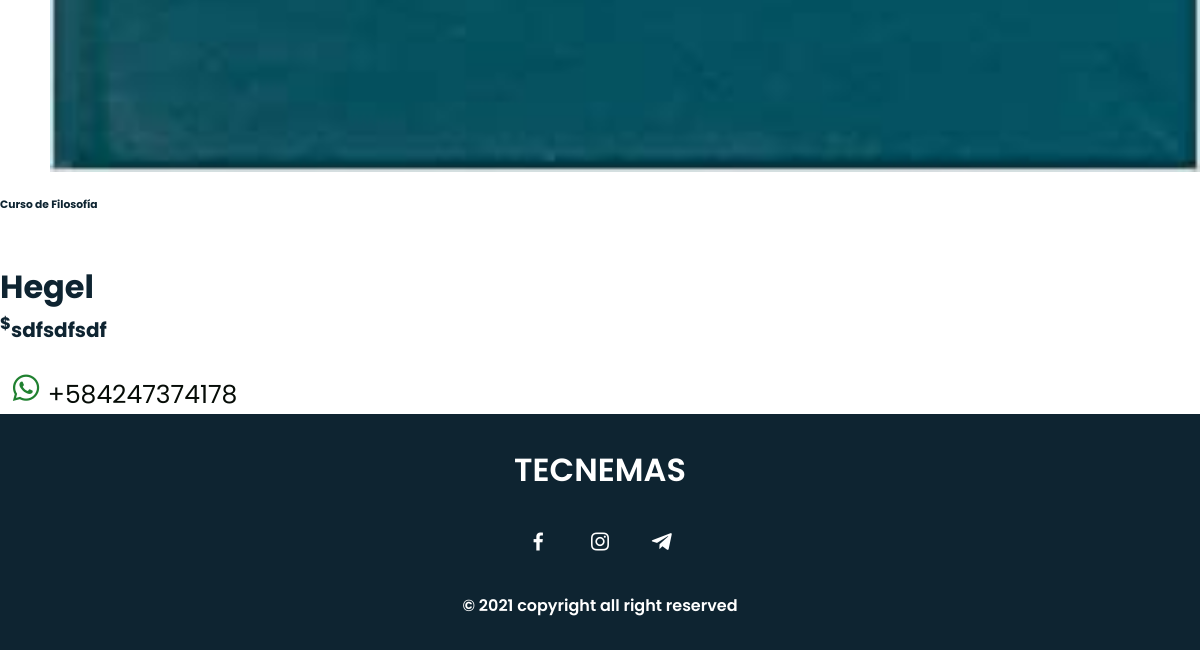
Page /detalle/3 (lower part) on the earlier database version.
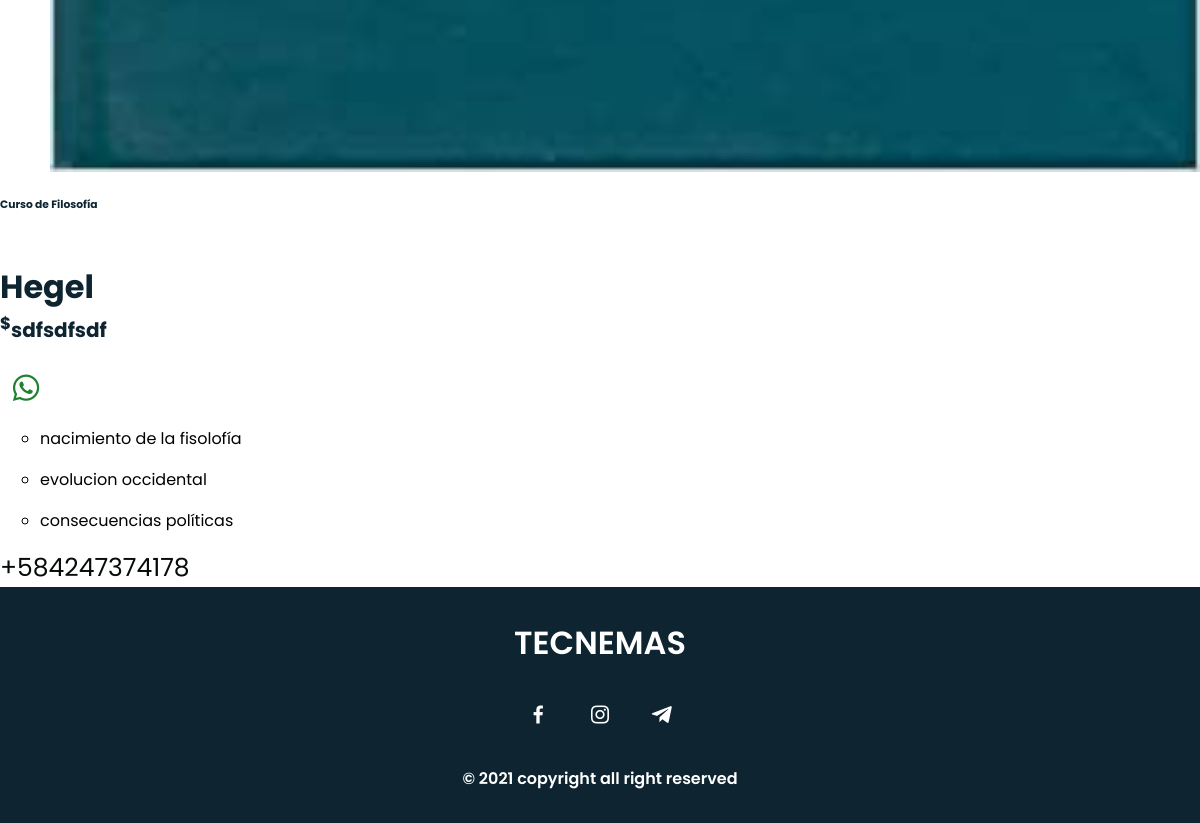
Same page on the later database version.
### website/models.py (models this page shows, shortened)
class Post(models.Model):
    titulo = models.CharField(max_length=100,blank=False)
    autor = models.CharField(max_length=100,blank=False)
    contenido = models.TextField(max_length=500,blank=False)
    img = models.FileField(blank=True, null=True)

class PostList(models.Model):
    post = models.ForeignKey(Post, default=None, on_delete=models.CASCADE)
    lista = models.CharField(max_length=100,blank=False)

### website/views.py (the view)
# urls.py: path('detalle/<str:pk>', views.publicacion,name='detalle'),
def publicacion(request, pk):
    prod = Post.objects.get(id=pk)
    post = get_object_or_404(Post, id=pk)
    lista = PostList.objects.filter(post=post)
    return render(request, 'detalle.html', {'prod':prod, 'post':post, 'lista': lista })

### website/templates/detalle.html (shortened to what this page needs)
{% extends 'base.html' %}
{% load static %}
{% block content %}
    <main>
        <div class="container-fluid">
            <div class="row no-gutters">
                <div class="col-xl-7">
                    <div class="content-watch">
                        <div class="row no-gutters" style="margin-left: 50px;">
                            <div class="col-xl-9 preview">
                                <img src="{{prod.img.url}}" alt="" class="img-fluid" id="preview" width="550" alt="">
                            </div>
                        </div>
                    </div>
                </div>
                <div class="col-xl-5">
                    <div class="parameter">
                        <h6>{{prod.titulo}}</h6> <br>
                        <h1 class="display-2" style="font-size: 2.0rem">{{prod.autor}}</h1>
                        <div class="price">
                            <h2><span><sup>$</sup></span>{{prod.contenido}}</h2>
                        </div>
                        <div class="cart">
                            <div class="row no-gutters">
                                <p><br>
                                    <span id="more">&nbsp;
                                        <a href="https://wa.me/584247374178">
                                            <i class='bx bxl-whatsapp' style="font-size: 35px; color: rgb(32, 129, 48);"></i>
                                        </a>
                                    </span>
                                    {% for d in lista %}
                                    <ol style="list-style-type: circle; color: black;">
                                        <li>{{d.lista}}</li>
                                    </ol>
                                    {% endfor %}
                                    <span id="amore" style="font-size: 25px; color: rgb(6, 12, 7);" >+584247374178</span>
                                </p>
                            </div>
                        </div>
                    </div>
                </div>
            </div>
        </div>
    </main>
    {% endblock %}

### website/templates/base.html (shortened to what this page needs)
{% load static %}
<!DOCTYPE html>
<html lang="en">
    <head>
        <link rel="stylesheet" href="{% static 'website/css/styles.css' %}">
        <link rel="stylesheet" href="{% static 'website/css/owl.carousel.css' %}">
        <link rel="stylesheet" href="{% static 'website/css/owl.theme.default.css' %}">
        <link href='https://cdn.jsdelivr.net/npm/boxicons@2.0.5/css/boxicons.min.css' rel='stylesheet'>
    </head>
    <body>
{% block content %}
 {% endblock %}
<footer class="footer">
    <p class="footer__title">TECNEMAS</p>
    <div class="footer__social">
        <a href="https://www.facebook.com/fernando.otaloraluna.1" class="footer__icon">
            <i class='bx bxl-facebook' ></i>
        </a>
        <a href="https://www.instagram.com/otaloraluna/" class="footer__icon">
            <i class='bx bxl-instagram' ></i>
        </a>
        <a href="tel:+18045499175" class="footer__icon"><i class='bx bxl-telegram' ></i></a>
    </div>
    <p>&#169; 2021 copyright all right reserved</p>
</footer>
</body>
</html>

### fotalora_project/static/website/css/styles.css (style rules this page uses)
:root { --header-height: 3rem; --font-semi: 600; }
:root { --first-color: #4070F4; --second-color: #0E2431; }
:root { --body-font: 'Poppins', sans-serif; --big-font-size: 2rem; --h2-font-size: 1.25rem; --normal-font-size: 0.938rem; }
@media screen and (min-width: 768px) { :root { --big-font-size: 3.5rem; --h2-font-size: 2rem; --normal-font-size: 1rem; } }
:root { --mb-1: 0.5rem; --mb-2: 1rem; --mb-3: 1.5rem; --mb-4: 2rem; --mb-5: 2.5rem; --mb-6: 3rem; }
:root { --z-back: -10; --z-normal: 1; --z-tooltip: 10; --z-fixed: 100; }
*,::before,::after { box-sizing: border-box; }
html { scroll-behavior: smooth; }
body { margin: var(--header-height) 0 0 0; font-family: var(--body-font); font-size: var(--normal-font-size); color: var(--second-color); }
h1,h2,p { margin: 0; }
h2 { font-size: 20px; }
a { text-decoration: none; }
img { max-width: 100%; height: auto; display: block; }
.footer { background-color: var(--second-color); color: #fff; text-align: center; font-weight: var(--font-semi); padding: 2rem 0; }
.footer__title { font-size: 2rem; margin-bottom: var(--mb-4); }
.footer__social { margin-bottom: var(--mb-4); }
.footer__icon { font-size: 1.5rem; color: #fff; margin: 0 var(--mb-2) }
@media screen and (min-width: 768px) { body { margin: 0; } }
img { width: 100%; display: block; }

Differences in the rows shown:
added PostList: lista "nacimiento de la fisolofía"
added PostList: lista "evolucion occidental"
added PostList: lista "consecuencias políticas"
